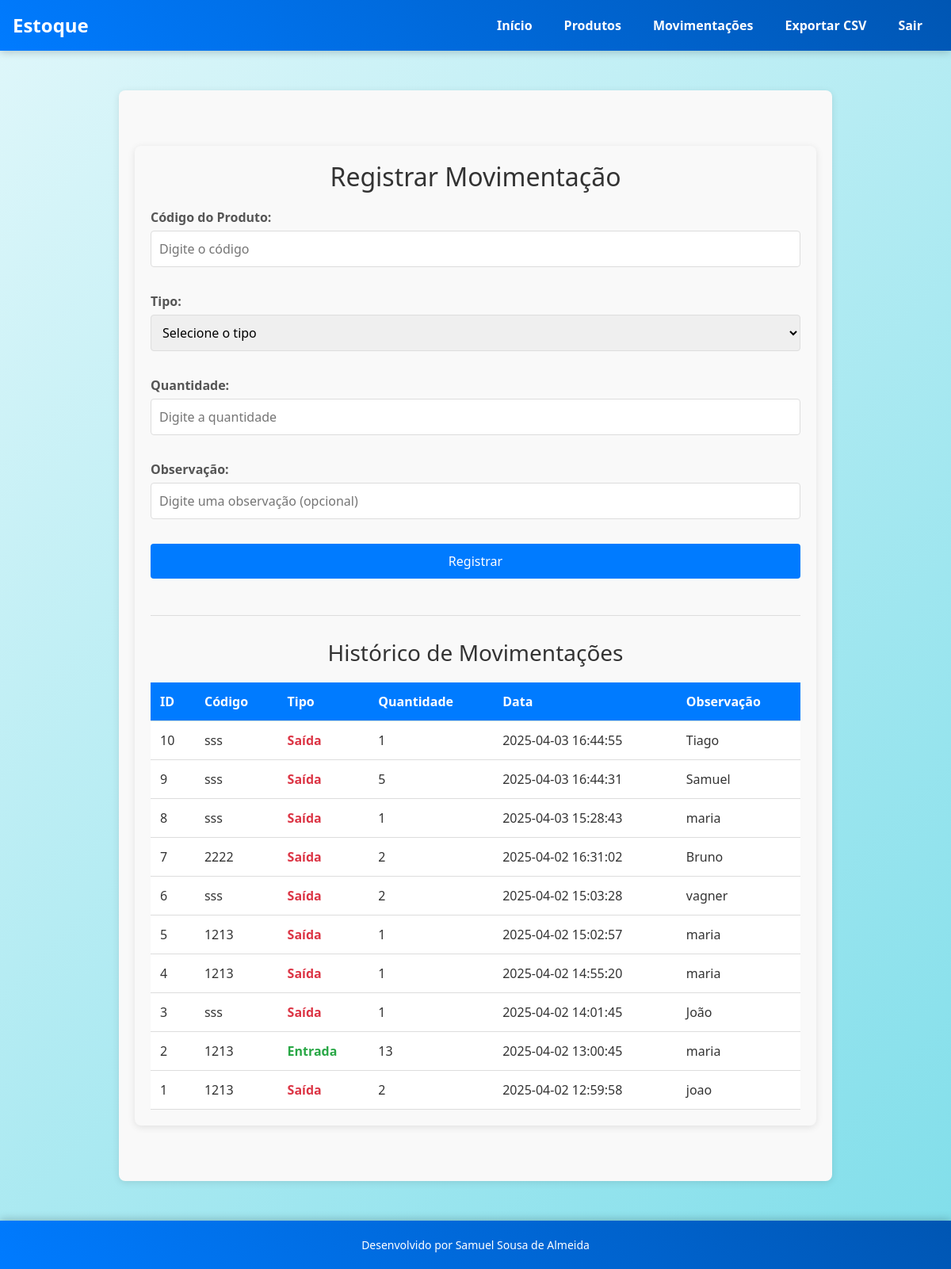
Screenshot of /movimentacoes (signed in) with the database file from the repository.
### tables this page shows
CREATE TABLE movimentacoes (
                id INTEGER PRIMARY KEY AUTOINCREMENT,
                codigo TEXT NOT NULL,
                tipo TEXT NOT NULL, -- 'Entrada' ou 'Saída'
                quantidade INTEGER NOT NULL,
                data TEXT NOT NULL,
                observacao TEXT
            );

### app.py (the view, shortened to what this page needs)
@app.route('/movimentacoes', methods=['GET', 'POST'])
def movimentacoes():
    if 'user' not in session:
        return redirect(url_for('login'))
    with get_db_connection() as conn:
        movs = conn.execute("SELECT * FROM movimentacoes ORDER BY data DESC").fetchall()
    return render_template('movimentacoes.html', movimentacoes=movs)

### app.py (called while the page is built)
def get_db_connection():
    conn = sqlite3.connect(DATABASE)
    conn.row_factory = sqlite3.Row
    return conn

### templates/movimentacoes.html (shortened to what this page needs)
{% extends 'base.html' %}
{% block content %}
<div class="container">
  <h2>Registrar Movimentação</h2>
  <form method="POST" action="{{ url_for('movimentacoes') }}" class="form">
    <div class="form-group">
      <label for="codigo">Código do Produto:</label>
      <input type="text" name="codigo" id="codigo" placeholder="Digite o código" required>
    </div>
    <div class="form-group">
      <label for="tipo">Tipo:</label>
      <select name="tipo" id="tipo" required>
        <option value="" disabled selected>Selecione o tipo</option>
      </select>
    </div>
    <div class="form-group">
      <label for="quantidade">Quantidade:</label>
      <input type="number" name="quantidade" id="quantidade" min="1" placeholder="Digite a quantidade" required>
    </div>
    <div class="form-group">
      <label for="observacao">Observação:</label>
      <input type="text" name="observacao" id="observacao" placeholder="Digite uma observação (opcional)">
    </div>
    <div class="form-group">
      <button type="submit">Registrar</button>
    </div>
  </form>
  <hr>
  <h3>Histórico de Movimentações</h3>
  <table class="movement-table">
    <thead>
      <tr>
        <th>ID</th>
        <th>Código</th>
        <th>Tipo</th>
        <th>Quantidade</th>
        <th>Data</th>
        <th>Observação</th>
      </tr>
    </thead>
    <tbody>
      {% for mov in movimentacoes %}
      <tr>
        <td>{{ mov['id'] }}</td>
        <td>{{ mov['codigo'] }}</td>
        <td class="{{ 'entrada' if mov['tipo'] == 'Entrada' else 'saida' }}">{{ mov['tipo'] }}</td>
        <td>{{ mov['quantidade'] }}</td>
        <td>{{ mov['data'] }}</td>
        <td>{{ mov['observacao'] or '-' }}</td>
      </tr>
      {% endfor %}
    </tbody>
  </table>
</div>
{% endblock %}

### templates/base.html (style rules this page uses)
body { font-family: 'Segoe UI', sans-serif; background: linear-gradient(135deg, #e0f7fa, #80deea); color: #333; margin: 0; padding: 0; min-height: 100vh; display: flex; flex-direction: column; }
.container { background: #fff; padding: 30px; border-radius: 15px; box-shadow: 0 4px 20px rgba(0, 0, 0, 0.1); margin-top: 30px; flex: 1; }

### templates/movimentacoes.html (style rules this page uses)
.container { max-width: 900px; margin: 50px auto; padding: 20px; background-color: #f9f9f9; border-radius: 8px; box-shadow: 0 2px 10px rgba(0, 0, 0, 0.1); }
h2, h3 { text-align: center; color: #333; margin-bottom: 20px; }
.form { display: flex; flex-direction: column; gap: 15px; margin-bottom: 30px; }
.form-group { display: flex; flex-direction: column; }
label { margin-bottom: 5px; color: #555; font-weight: bold; }
input[type="text"], input[type="number"], select { padding: 10px; border: 1px solid #ddd; border-radius: 4px; font-size: 16px; transition: border-color 0.3s; }
button { padding: 10px; background-color: #007bff; color: white; border: none; border-radius: 4px; font-size: 16px; cursor: pointer; transition: background-color 0.3s; }
hr { border: 0; border-top: 1px solid #ddd; margin: 30px 0; }
.movement-table { width: 100%; border-collapse: collapse; background-color: #fff; }
.movement-table th, .movement-table td { padding: 12px; text-align: left; border-bottom: 1px solid #ddd; }
.movement-table th { background-color: #007bff; color: white; }
.entrada { color: #28a745; font-weight: bold; }
.saida { color: #dc3545; font-weight: bold; }

### rows the page displays
movimentacoes: id "10", codigo "sss", tipo "Saída", quantidade "1", data "2025-04-03 16:44:55", observacao "Tiago"
movimentacoes: id "9", codigo "sss", tipo "Saída", quantidade "5", data "2025-04-03 16:44:31", observacao "Samuel"
movimentacoes: id "8", codigo "sss", tipo "Saída", quantidade "1", data "2025-04-03 15:28:43", observacao "maria"
movimentacoes: id "7", codigo "2222", tipo "Saída", quantidade "2", data "2025-04-02 16:31:02", observacao "Bruno"
movimentacoes: id "6", codigo "sss", tipo "Saída", quantidade "2", data "2025-04-02 15:03:28", observacao "vagner"
movimentacoes: id "5", codigo "1213", tipo "Saída", quantidade "1", data "2025-04-02 15:02:57", observacao "maria"
movimentacoes: id "4", codigo "1213", tipo "Saída", quantidade "1", data "2025-04-02 14:55:20", observacao "maria"
movimentacoes: id "3", codigo "sss", tipo "Saída", quantidade "1", data "2025-04-02 14:01:45", observacao "João"
movimentacoes: id "2", codigo "1213", tipo "Entrada", quantidade "13", data "2025-04-02 13:00:45", observacao "maria"
movimentacoes: id "1", codigo "1213", tipo "Saída", quantidade "2", data "2025-04-02 12:59:58", observacao "joao"
